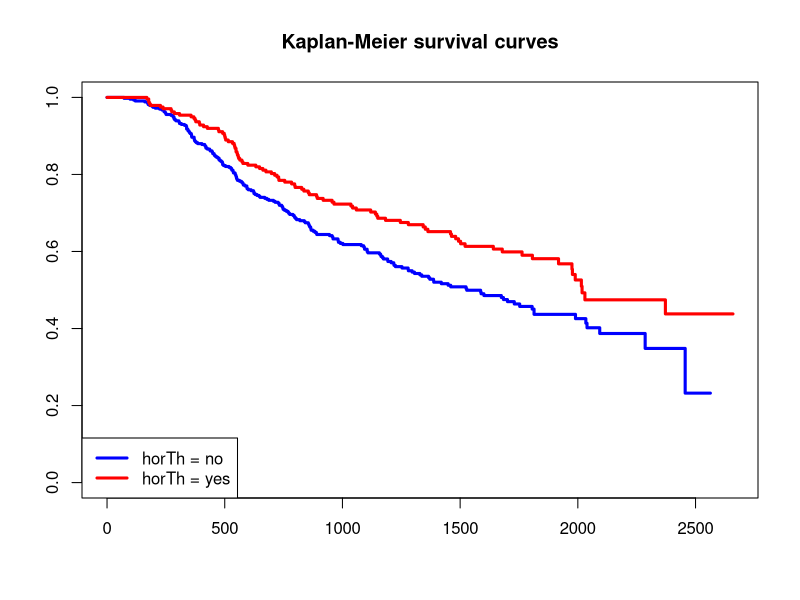

Here is the R script that generated this plot:
library(survival)
library(MASS)
setwd('E:/stat-visp/601')
z <- read.csv("cancerdata.csv")
leg.txt <- c("horTh = no","horTh = yes")
leg.col <- c("blue","red")
leg.lty <- rep(1,2)
y <- z$time
stat <- z$death
treat <- z$horTh
fit.bytreat <- survfit(Surv(y,stat) ~ treat, conf.type="none")
plot(fit.bytreat,conf.int=FALSE,
     col=leg.col,mark.time=FALSE,
     lwd=3,
     main='Kaplan-Meier survival curves')

legend("bottomleft",legend=leg.txt,lty=leg.lty,col=leg.col,lwd=3)
summary(coxph(Surv(time, death)~ . * horTh , data=z))
summary(coxph(Surv(time, death)~ horTh * time , data=z))
summary(coxph(Surv(time, death)~ menostat * horTh, data=z))
head(z)


z <- read.csv("lungcancer.csv")
z$city <- as.factor(z$city); z$age <- as.factor(z$age)
glm(cases/pop ~ city + age, weight=pop, family='binomial', data=z)
mean(z$cases/ z$pop)
